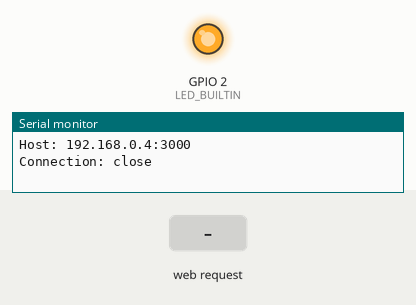
This sketch was run on a simulated ESP8266 (NodeMCU). Parts: output pins drawn as LEDs (lit = HIGH, except the on-board LED, lit = LOW), the last lines printed to the serial monitor. The test bench sets the inputs (shaded band). WiFi joins after 1.5 s; servers stay silent unless stated.

Above: at 2.9 s.
3.0 s: HTTP request GET /Relay=OFF received
At 3.3 s:
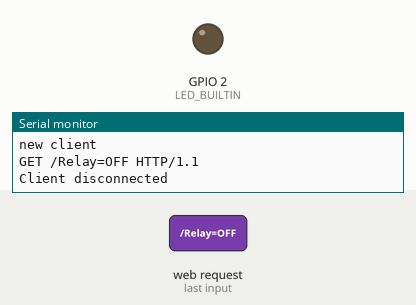
6.0 s: HTTP request GET /Relay=ON received
At 6.8 s:
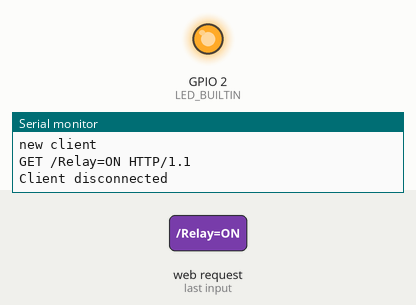
Timing chart, 0 to 9.0 s (numbered marks = the images above; inputs shaded):
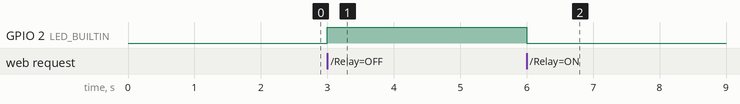

The sketch:

Blink.ino
```cpp
#include <ESP8266WiFi.h>
#include <ESP8266mDNS.h>
#include <WiFiUdp.h>

const char* ssid = "Red Wifi A_2";             //Set your wifi network name(ssid)
const char* password = "Turing0906";                //Set your router password
String msg;
int state;
WiFiServer server(80);
WiFiClient raspy;
const char *host = "192.168.0.4";
const int port = 3000;


void setup() {
  Serial.begin(9600); //change according to your com port baud rate
  delay(10);


  pinMode(LED_BUILTIN, OUTPUT);

  // Connect to WiFi network
  Serial.println();
  Serial.println();
  Serial.print("Connecting to ");
  Serial.println(ssid);

  WiFi.mode(WIFI_STA);
  WiFi.begin(ssid, password);

  while (WiFi.status() != WL_CONNECTED) {
    delay(500);
    Serial.print(".");
  }
  Serial.println("");
  Serial.println("WiFi connected");

  // Start the server
  server.begin();
  Serial.println("Server started");

  // Print the IP address
  Serial.print("Use this URL : ");
  Serial.print("http://");
  Serial.print(WiFi.localIP());
  Serial.println("/");


  String url = "/handshake";
  String request = String("GET ") + url + "?" + "ip=" + WiFi.localIP().toString() + "&MAC=" + WiFi.macAddress() + "  HTTP/1.1\r\n" +
  "Host: " + host + ":" + port  +"\r\n" +
  "Connection: close\r\n\r\n";

  Serial.println("Intentando conectar...\n");
  if (raspy.connect(host, port)) {
    Serial.println(request);
    raspy.print(request);


  }
  else {
    Serial.println("Fallo!");
  }

}

void loop() {

  // Check for an active client
  WiFiClient client = server.available();
  if (!client) {
    return;
  }

  // Wait until client responds
  Serial.println("new client");
  while(!client.available()){
    delay(1);
  }

  // Read client request
  String request = client.readStringUntil('\r');
  Serial.println(request);
  client.flush();

  // Match the request

  if (request.indexOf("/Relay=ON") != -1) {
    digitalWrite(LED_BUILTIN, LOW);
    state = 1;
    msg = state;
  }
  if (request.indexOf("/Relay=OFF") != -1){
    digitalWrite(LED_BUILTIN, HIGH);
    state = 0;
    msg = state;
  }

  if (request.indexOf("/Toggle") != -1) {
    if (state == 0) {
      digitalWrite(LED_BUILTIN, LOW);
      state = 1;
    }
    else {
      digitalWrite(LED_BUILTIN, HIGH);
      state = 0;
    }
    msg = state;
  }

  if (request.indexOf("/Status") != -1) {
    Serial.println("DigitalRead: ");
    Serial.println(digitalRead(LED_BUILTIN));
    msg = !(digitalRead(LED_BUILTIN));
  }

  // Return the client response
  client.println("HTTP/1.1 200 OK");
  client.println("Content-Type: text/html");
  client.println(""); //  do not forget this one

  client.println(msg);

  delay(1);
  Serial.println("Client disconnected");
  Serial.println("");

}
```

Measured:
- after the input at 3.0 s, GPIO 2 (LED_BUILTIN): LOW → HIGH at once
- after the input at 6.0 s, GPIO 2 (LED_BUILTIN): HIGH → LOW at once
